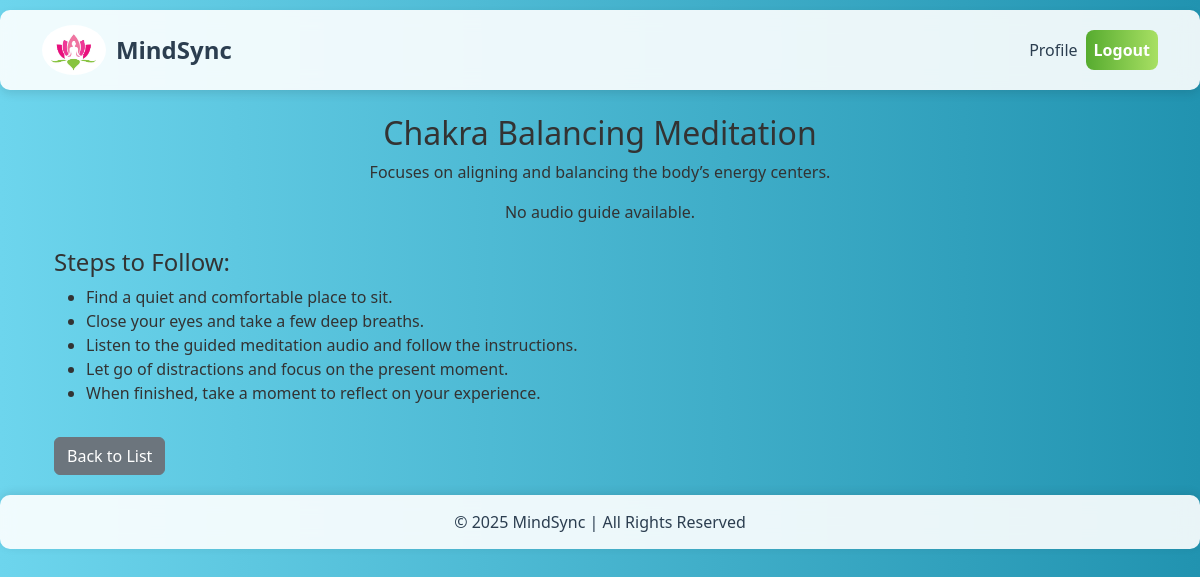
Screenshot of /guided-meditations/1/ (signed in) with the database file from the repository.
### meditation_app/models.py (models this page shows, shortened)
class GuidedMeditation(models.Model):
    title = models.CharField(max_length=200)
    description = models.TextField()
    duration = models.PositiveIntegerField(help_text="Duration in minutes")
    audio_url = models.URLField(blank=True, null=True, help_text="Link to audio file")
    video_url = models.URLField(blank=True, null=True, help_text="Link to video file")

### meditation_app/views.py (the view)
# urls.py: path('guided-meditations/<int:pk>/', views.guided_meditation_detail, name='guided_meditation_detail'),
@login_required
def guided_meditation_detail(request, pk):
    meditation = get_object_or_404(GuidedMeditation, pk=pk)
    return render(request, "meditation_app/guided_meditation_detail.html", {"meditation": meditation})

### meditation_app/templates/meditation_app/guided_meditation_detail.html
{% extends 'meditation_app/base.html' %}
{% block content %}
<div class="container mt-4">
    <h2 class="text-center">{{ meditation.title }}</h2>
    <p class="text-center">{{ meditation.description }}</p>
    <div class="text-center">
        {% if meditation.audio_file %}
        <audio controls>
            <source src="{{ meditation.audio_file.url }}" type="audio/mpeg">
            Your browser does not support the audio element.
        </audio>
        {% else %}
        <p>No audio guide available.</p>
        {% endif %}
    </div>
    <div class="mt-4">
        <h4>Steps to Follow:</h4>
        <ul>
            <li>Find a quiet and comfortable place to sit.</li>
            <li>Close your eyes and take a few deep breaths.</li>
            <li>Listen to the guided meditation audio and follow the instructions.</li>
            <li>Let go of distractions and focus on the present moment.</li>
            <li>When finished, take a moment to reflect on your experience.</li>
        </ul>
    </div>
    <a href="{% url 'guided_meditation_list' %}" class="btn btn-secondary mt-3">Back to List</a>
</div>
{% endblock %}

### meditation_app/templates/meditation_app/base.html (style rules this page uses)
body { background: linear-gradient(to right, #6dd5ed, #2193b0); color: #333; }

### rows the page displays
GuidedMeditation: title "Chakra Balancing Meditation", description "Focuses on aligning and balancing the body’s energy centers."
